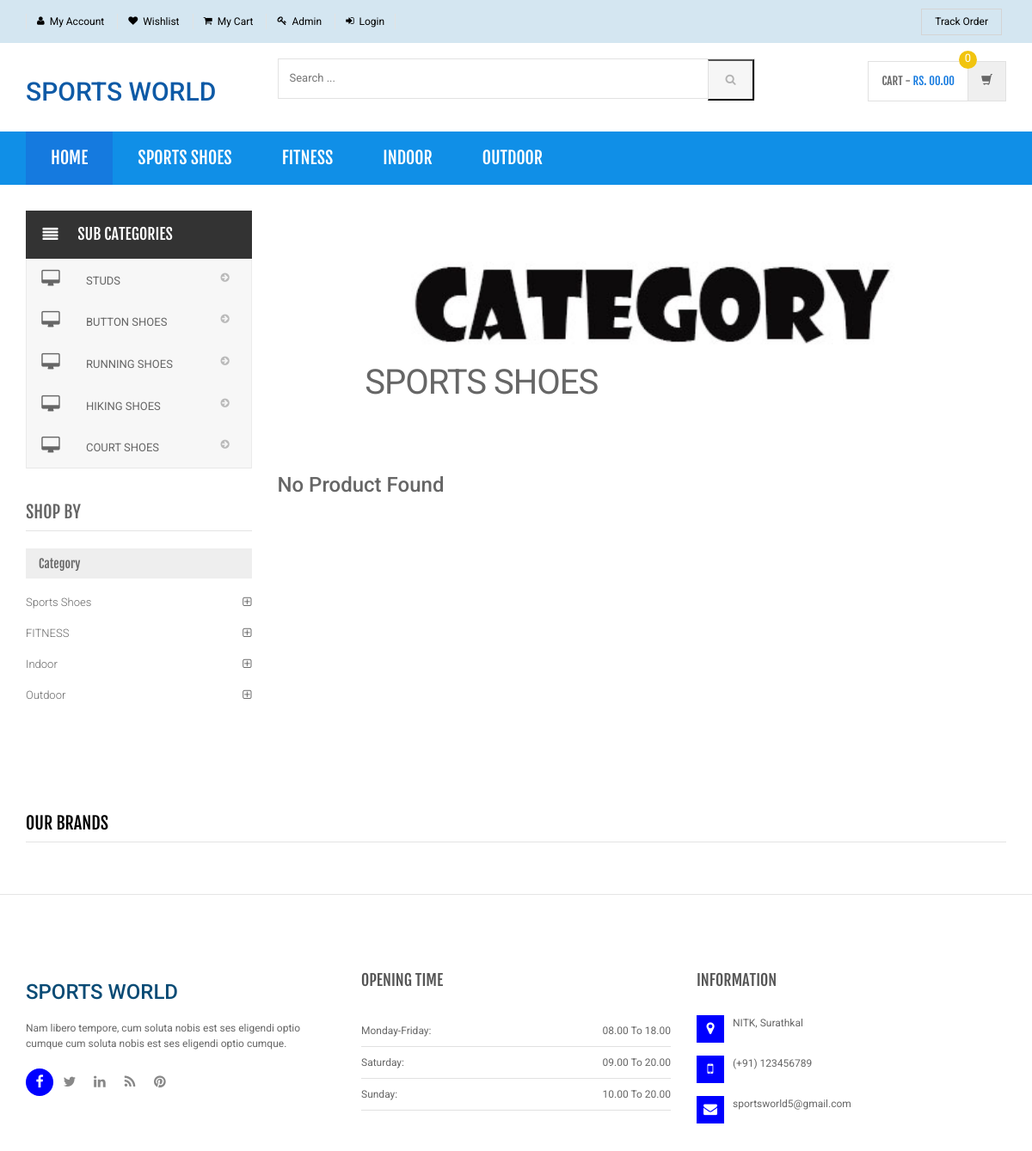
/shopping/category.php?cid=7, run on the app's committed database.
### tables this page shows
CREATE TABLE `category` (
  `id` int(11) NOT NULL,
  `categoryName` varchar(255) DEFAULT NULL,
  `categoryDescription` longtext DEFAULT NULL,
  `creationDate` timestamp NOT NULL DEFAULT current_timestamp(),
  `updationDate` varchar(255) DEFAULT NULL
);

CREATE TABLE `subcategory` (
  `id` int(11) NOT NULL,
  `categoryid` int(11) DEFAULT NULL,
  `subcategory` varchar(255) DEFAULT NULL,
  `creationDate` timestamp NULL DEFAULT current_timestamp(),
  `updationDate` varchar(255) DEFAULT NULL
);

### shopping/category.php (the view, shortened to what this page needs)
<?php
include('includes/config.php');
$cid=intval($_GET['cid']);
?>
<!DOCTYPE html>
<html lang="en">
	<head>
	    <link rel="stylesheet" href="assets/css/bootstrap.min.css">
	    <link rel="stylesheet" href="assets/css/main.css">
	    <link rel="stylesheet" href="assets/css/green.css">
	    <link rel="stylesheet" href="assets/css/owl.carousel.css">
		<link rel="stylesheet" href="assets/css/owl.transitions.css">
		<link href="assets/css/lightbox.css" rel="stylesheet">
		<link rel="stylesheet" href="assets/css/animate.min.css">
		<link rel="stylesheet" href="assets/css/rateit.css">
		<link rel="stylesheet" href="assets/css/bootstrap-select.min.css">
		<link rel="stylesheet" href="assets/css/config.css">
		<link href="assets/css/green.css" rel="alternate stylesheet" title="Green color">
		<link href="assets/css/blue.css" rel="alternate stylesheet" title="Blue color">
		<link href="assets/css/red.css" rel="alternate stylesheet" title="Red color">
		<link href="assets/css/orange.css" rel="alternate stylesheet" title="Orange color">
		<link href="assets/css/dark-green.css" rel="alternate stylesheet" title="Darkgreen color">
		<link rel="stylesheet" href="assets/css/font-awesome.min.css">
	</head>
    <body class="cnt-home">
<header class="header-style-1">
<?php include('includes/top-header.php');?>
<?php include('includes/main-header.php');?>
<?php include('includes/menu-bar.php');?>
</header>
<div class="body-content outer-top-xs">
	<div class='container'>
		<div class='row outer-bottom-sm'>
			<div class='col-md-3 sidebar'>
<div class="side-menu animate-dropdown outer-bottom-xs">
<div class="side-menu animate-dropdown outer-bottom-xs">
    <div class="head"><i class="icon fa fa-align-justify fa-fw"></i>Sub Categories</div>
    <nav class="yamm megamenu-horizontal" role="navigation">
        <ul class="nav">
            <li class="dropdown menu-item">
              <?php $sql=mysqli_query($con,"select id,subcategory  from subcategory where categoryid='$cid'");
while($row=mysqli_fetch_array($sql))
{
    ?>
                <a href="sub-category.php?scid=<?php echo $row['id'];?>" class="dropdown-toggle"><i class="icon fa fa-desktop fa-fw"></i>
                <?php echo $row['subcategory'];?></a>
                <?php }?>
</li>
</ul>
    </nav>
</div>
</div>
	            <div class="sidebar-module-container">
	            	<h3 class="section-title">shop by</h3>
	            	<div class="sidebar-filter">
<div class="sidebar-widget wow fadeInUp outer-bottom-xs ">
	<div class="widget-header m-t-20">
		<h4 class="widget-title">Category</h4>
	</div>
	<div class="sidebar-widget-body m-t-10">
	         <?php $sql=mysqli_query($con,"select id,categoryName  from category");
while($row=mysqli_fetch_array($sql))
{
    ?>
		<div class="accordion">
	    	<div class="accordion-group">
	            <div class="accordion-heading">
	                <a href="category.php?cid=<?php echo $row['id'];?>"  class="accordion-toggle collapsed">
	                   <?php echo $row['categoryName'];?>
	                </a>
	            </div>
	        </div>
	    </div>
	    <?php } ?>
	</div>
</div>
    	            	</div>
	            </div>
            </div>
			<div class='col-md-9'>
	<div id="category" class="category-carousel hidden-xs">
		<div class="item">
			<div class="image">
				<img src="assets/images/banners/cat.jpg" alt="" class="img-responsive">
			</div>
			<div class="container-fluid">
				<div class="caption vertical-top text-left">
					<div class="big-text">
						<br />
					</div>
					       <?php $sql=mysqli_query($con,"select categoryName  from category where id='$cid'");
while($row=mysqli_fetch_array($sql))
{
    ?>
					<div class="excerpt hidden-sm hidden-md">
						<?php echo htmlentities($row['categoryName']);?>
					</div>
			<?php } ?>
				</div>
			</div>
		</div>
</div>
				<div class="search-result-container">
					<div id="myTabContent" class="tab-content">
						<div class="tab-pane active " id="grid-container">
							<div class="category-product  inner-top-vs">
								<div class="row">
			<?php
$ret=mysqli_query($con,"select * from products where category='$cid'");
$num=mysqli_num_rows($ret);
if($num>0)
{
while ($row=mysqli_fetch_array($ret))
{?>
		<div class="col-sm-6 col-md-4 wow fadeInUp">
			<div class="products">
	<div class="product">
		<div class="product-image">
			<div class="image">
				<a href="product-details.php?pid=<?php echo htmlentities($row['id']);?>"><img  src="assets/images/blank.gif" data-echo="admin/productimages/<?php echo htmlentities($row['id']);?>/<?php echo htmlentities($row['productImage1']);?>" alt="" width="200" height="300"></a>
			</div>
		</div>
		<div class="product-info text-left">
			<h3 class="name"><a href="product-details.php?pid=<?php echo htmlentities($row['id']);?>"><?php echo htmlentities($row['productName']);?></a></h3>
			<div class="rating rateit-small"></div>
			<div class="description"></div>
			<div class="product-price">
				<span class="price">
					Rs. <?php echo htmlentities($row['productPrice']);?>			</span>
										     <span class="price-before-discount">Rs. <?php echo htmlentities($row['productPriceBeforeDiscount']);?></span>
			</div>
		</div>
					<div class="cart clearfix animate-effect">
				<div class="action">
					<ul class="list-unstyled">
						<li class="add-cart-button btn-group">
							<button class="btn btn-primary icon" data-toggle="dropdown" type="button">
								<i class="fa fa-shopping-cart"></i>
							</button>
							<a href="category.php?page=product&action=add&id=<?php echo $row['id']; ?>">
							<button class="btn btn-primary" type="button">Add to cart</button></a>
						</li>
		                <li class="lnk wishlist">
							<a class="add-to-cart" href="category.php?pid=<?php echo htmlentities($row['id'])?>&&action=wishlist" title="Wishlist">
								 <i class="icon fa fa-heart"></i>
							</a>
						</li>
					</ul>
				</div>
			</div>
			</div>
			</div>
		</div>
	  <?php } } else {?>
		<div class="col-sm-6 col-md-4 wow fadeInUp"> <h3>No Product Found</h3>
		</div>
<?php } ?>
										</div>
							</div>
						</div>
				</div>
			</div>
		</div></div>
		<?php include('includes/brands-slider.php');?>
</div>
</div>
<?php include('includes/footer.php');?>
</body>
</html>

### shopping/includes/menu-bar.php (shortened to what this page needs)
<div class="header-nav animate-dropdown" style="background:#108FE7;">
    <div class="container">
        <div class="yamm navbar navbar-default" role="navigation">
            <div class="nav-bg-class" >
                <div class="navbar-collapse collapse" id="mc-horizontal-menu-collapse">
	<div class="nav-outer">
		<ul class="nav navbar-nav">
			<li class="active dropdown yamm-fw">
				<a href="index.php" data-hover="dropdown" class="dropdown-toggle">Home</a>
			</li>
              <?php $sql=mysqli_query($con,"select id,categoryName  from category limit 6");
while($row=mysqli_fetch_array($sql))
{
    ?>
			<li class="dropdown yamm">
				<a href="category.php?cid=<?php echo $row['id'];?>"> <?php echo $row['categoryName'];?></a>
			</li>
			<?php } ?>
		</ul>
		<div class="clearfix"></div>
	</div>
</div>
            </div>
        </div>
    </div>
</div>

### shopping/assets/css/green.css (style rules this page uses)
a { color: #157ADF; }
.header-style-1 .header-nav { background: #157ADF; }
.cnt-home .header-style-1 .header-nav .navbar .navbar-nav > li.active { background: #157ADF; }
.sidebar .sidebar-module-container .sidebar-widget .sidebar-widget-body .accordion .accordion-group .accordion-heading .accordion-toggle, .sidebar .sidebar-module-container .sidebar-widget .sidebar-widget-body .accordion .accordion-group .accordion-heading .accordion-toggle:hover, .sidebar .sidebar-module-container .sidebar-widget .sidebar-widget-body .accordion .accordion-group .accordion-heading .accordion-toggle:focus, .sidebar .sidebar-module-container .sidebar-widget .sidebar-widget-body .accordion .accordion-group .accordion-heading .accordion-toggle:after { color: #157ADF; }

### shopping/assets/css/lightbox.css (style rules this page uses)
body:after { content: url(../images/close.png) url(../images/loading.gif) url(../images/prev.png) url(../images/next.png); display: none; }

### shopping/assets/css/blue.css (style rules this page uses)
a { color: #3498db; }
.header-style-1 .header-nav { background: #3498db; }
.cnt-home .header-style-1 .header-nav .navbar .navbar-nav > li.active { background: #1d6ca1; }
.sidebar .sidebar-module-container .sidebar-widget .sidebar-widget-body .accordion .accordion-group .accordion-heading .accordion-toggle, .sidebar .sidebar-module-container .sidebar-widget .sidebar-widget-body .accordion .accordion-group .accordion-heading .accordion-toggle:hover, .sidebar .sidebar-module-container .sidebar-widget .sidebar-widget-body .accordion .accordion-group .accordion-heading .accordion-toggle:focus, .sidebar .sidebar-module-container .sidebar-widget .sidebar-widget-body .accordion .accordion-group .accordion-heading .accordion-toggle:after { color: #3498db; }

### shopping/assets/css/red.css (style rules this page uses)
a { color: #ff6c6c; }
.header-style-1 .header-nav { background: #ff6c6c; }
.cnt-home .header-style-1 .header-nav .navbar .navbar-nav > li.active { background: #ff1a1a; }
.sidebar .sidebar-module-container .sidebar-widget .sidebar-widget-body .accordion .accordion-group .accordion-heading .accordion-toggle, .sidebar .sidebar-module-container .sidebar-widget .sidebar-widget-body .accordion .accordion-group .accordion-heading .accordion-toggle:hover, .sidebar .sidebar-module-container .sidebar-widget .sidebar-widget-body .accordion .accordion-group .accordion-heading .accordion-toggle:focus, .sidebar .sidebar-module-container .sidebar-widget .sidebar-widget-body .accordion .accordion-group .accordion-heading .accordion-toggle:after { color: #ff6c6c; }

### shopping/assets/css/orange.css (style rules this page uses)
a { color: #f39c12; }
.header-style-1 .header-nav { background: #f39c12; }
.cnt-home .header-style-1 .header-nav .navbar .navbar-nav > li.active { background: #ab6c09; }
.sidebar .sidebar-module-container .sidebar-widget .sidebar-widget-body .accordion .accordion-group .accordion-heading .accordion-toggle, .sidebar .sidebar-module-container .sidebar-widget .sidebar-widget-body .accordion .accordion-group .accordion-heading .accordion-toggle:hover, .sidebar .sidebar-module-container .sidebar-widget .sidebar-widget-body .accordion .accordion-group .accordion-heading .accordion-toggle:focus, .sidebar .sidebar-module-container .sidebar-widget .sidebar-widget-body .accordion .accordion-group .accordion-heading .accordion-toggle:after { color: #f39c12; }

### shopping/assets/css/dark-green.css (style rules this page uses)
a { color: #12cca7; }
.header-style-1 .header-nav { background: #12cca7; }
.cnt-home .header-style-1 .header-nav .navbar .navbar-nav > li.active { background: #157ADF; }
.sidebar .sidebar-module-container .sidebar-widget .sidebar-widget-body .accordion .accordion-group .accordion-heading .accordion-toggle, .sidebar .sidebar-module-container .sidebar-widget .sidebar-widget-body .accordion .accordion-group .accordion-heading .accordion-toggle:hover, .sidebar .sidebar-module-container .sidebar-widget .sidebar-widget-body .accordion .accordion-group .accordion-heading .accordion-toggle:focus, .sidebar .sidebar-module-container .sidebar-widget .sidebar-widget-body .accordion .accordion-group .accordion-heading .accordion-toggle:after { color: #12cca7; }

### data on the page
category: categoryName "SPORTS SHOES", categoryName "Sports Shoes"
category: categoryName "FITNESS"
category: categoryName "INDOOR", categoryName "Indoor"
category: categoryName "OUTDOOR", categoryName "Outdoor"
subcategory: subcategory "STUDS"
subcategory: subcategory "BUTTON SHOES"
subcategory: subcategory "RUNNING SHOES"
subcategory: subcategory "HIKING SHOES"
subcategory: subcategory "COURT SHOES"
